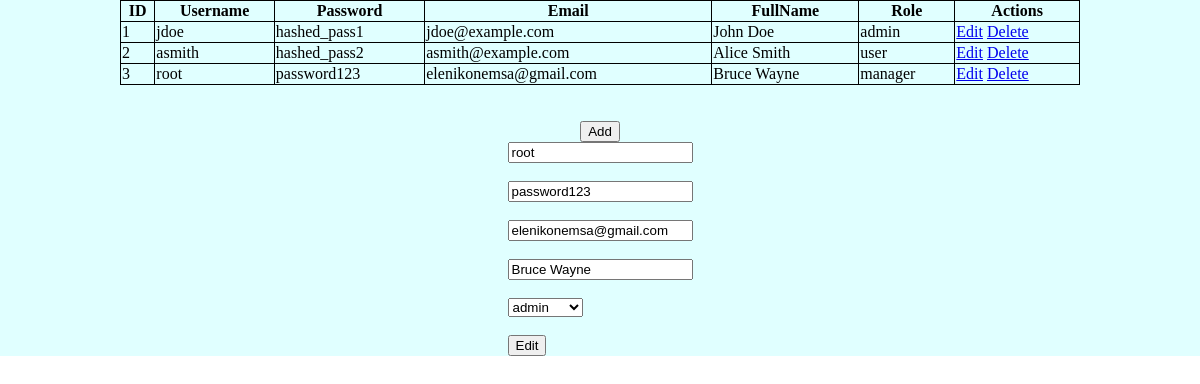
/usersTable/index.php?edit=3, run on the app's committed database.
### tables this page shows
CREATE TABLE `users` (
  `UserID` int(10) NOT NULL,
  `Username` varchar(100) NOT NULL,
  `Password` varchar(100) NOT NULL,
  `Email` varchar(100) NOT NULL,
  `FullName` varchar(100) NOT NULL,
  `Role` varchar(100) NOT NULL
);

### usersTable/index.php (the view, shortened to what this page needs)
<?php
include "connect.php";
?>
<!DOCTYPE html>
<html lang="en">
<head>
</head>
<body>
    <main>
        <table>
            <tr>
                <th>ID</th>
                <th>Username</th>
                <th>Password</th>
                <th>Email</th>
                <th>FullName</th>
                <th>Role</th>
                <th>Actions</th>
            </tr>
            <?php
                $q_all = "select * from users";
                $result = mysqli_query($conn, $q_all);
                while ($row = mysqli_fetch_assoc($result)) {
            ?>
            <tr>
                <td><?=$row['UserID']?></td>
                <td><?=$row['Username']?></td>
                <td><?=$row['Password']?></td>
                <td><?=$row['Email']?></td>
                <td><?=$row['FullName']?></td>
                <td><?=$row['Role']?></td>
                <td>
                    <a href="?edit=<?=$row['UserID']?>">Edit</a>
                    <a href="?drop=<?=$row['UserID']?>">Delete</a>
                </td>
            </tr>
            <?php
                }
            ?>
        </table>
        <br><br>
        <a href="?add"><button>Add</button></a>
        <?php
            if(isset($_GET['add'])){
                include "add.php";
            }
            else if(isset($_GET['drop'])){
                $id = $_GET['drop'];
                $delete_q = "delete from users where userid = '$id'";
                mysqli_query($conn, $delete_q);
                header("Location: http://localhost/PHPClass/Homework6/onlineLearningDB/usersTable/");
            }
            else if(isset($_GET['edit'])){
                include "edit.php";
            }
        ?>
    </main>
</body>
</html>

### usersTable/edit.php (shortened to what this page needs)
<?php
    $id = $_GET['edit'];
    $user_q = "select * from users where userid = '$id'";
    $result = mysqli_query($conn, $user_q);
    $row = mysqli_fetch_assoc($result);
?>
<form method="post">
    <input type="text" name="username" value="<?=$row['Username']?>">
    <br><br>
    <input type="text" name="password" value="<?=$row['Password']?>">
    <br><br>
    <input type="text" name="email" value="<?=$row['Email']?>">
    <br><br>
    <input type="text" name="fullname" value="<?=$row['FullName']?>">
    <br><br>
    <select name="role">
        <option value="admin">admin</option>
    </select>
    <br><br>
    <button name="edit">Edit</button>
</form>

### usersTable/index.php (style rules this page uses)
body { padding: 0; margin: 0; }
main { background-color: lightcyan; width: 100%; min-height: 200px; display: flex; flex-direction: column; justify-content: center; align-items: center; }
table { width: 80%; border-collapse: collapse; }
table tr td, tr th { border: solid 1px black; }

### data on the page
users: UserID "1", Username "jdoe", Password "hashed_pass1", Email "jdoe@example.com", FullName "John Doe", Role "admin"
users: UserID "2", Username "asmith", Password "hashed_pass2", Email "asmith@example.com", FullName "Alice Smith", Role "user"
users: UserID "3", Username "root", Password "password123", Email "elenikonemsa@gmail.com", FullName "Bruce Wayne", Role "manager", username "root", password "password123", email "elenikonemsa@gmail.com", fullname "Bruce Wayne"
